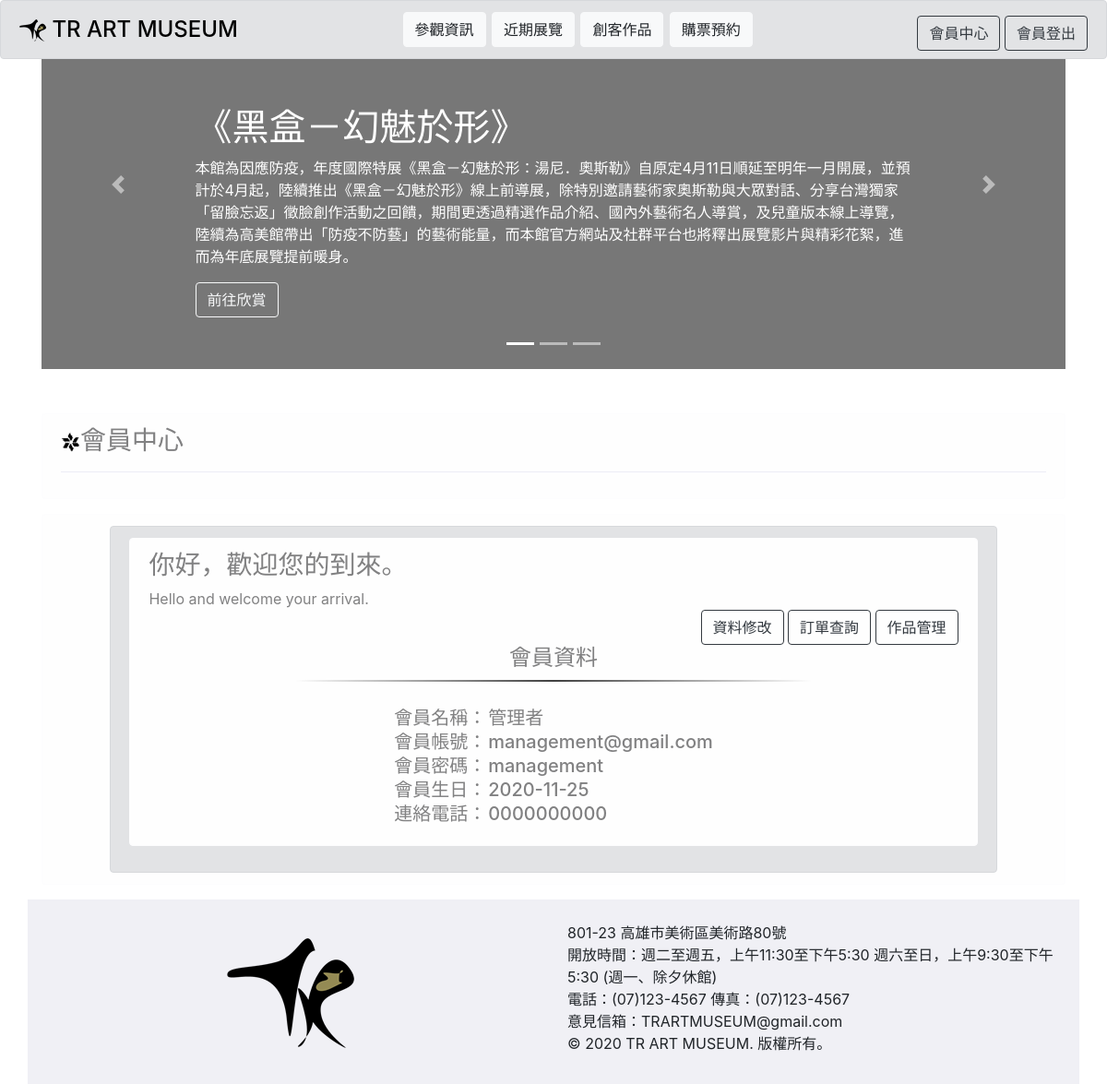
The app's page /page005-2.php (signed in), older data.
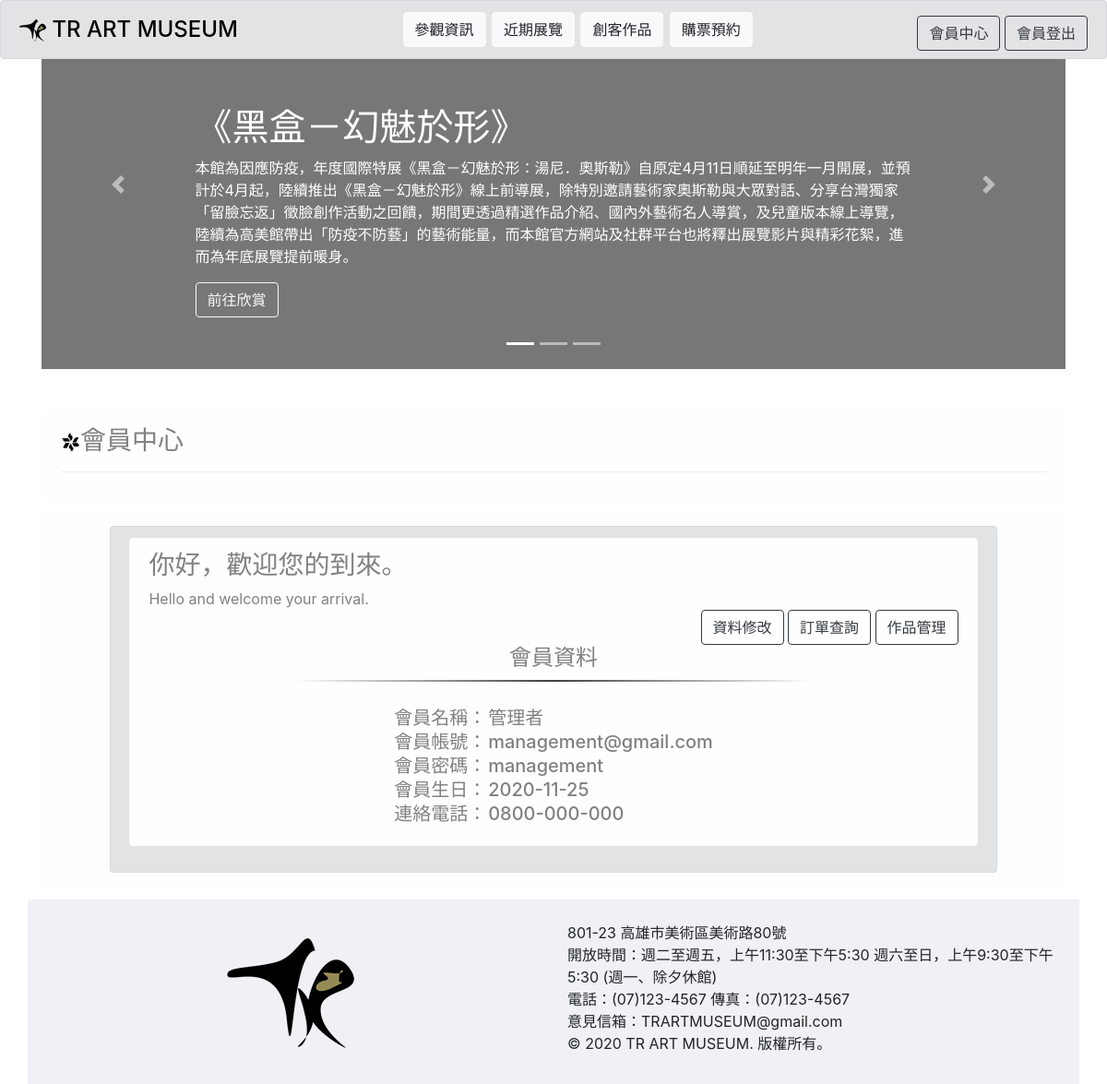
The same page, newer data.
### tables this page shows
CREATE TABLE `mem` (
  `id` int(11) NOT NULL,
  `name` varchar(100) NOT NULL,
  `username` varchar(100) NOT NULL,
  `password` varchar(100) NOT NULL,
  `birth` varchar(100) NOT NULL,
  `phone` varchar(100) NOT NULL
);

### memdata.php (the view, shortened to what this page needs)
<?php
    $id = $_SESSION["user_type"];
       require "includes/db.php";
    $sql = "SELECT * FROM mem WHERE id='$id'";
    $result = $conn->query($sql);
    if ($result->num_rows > 0) {
        while($row = $result->fetch_assoc()) {
            $name = $row["name"];
            $userid = $row["username"];
            $passchk = $row["password"];
            $birth =$row["birth"];
            $phone =$row["phone"];
            echo "<table>";
                echo "<tr><td>會員名稱：</td><td>".$name;
                echo "</td></tr>";
                echo "<tr><td>會員帳號：</td><td>".$userid;
                echo "</td></tr>";
                echo "<tr><td>會員密碼：</td><td>".$passchk;
                echo "</td></tr>";
                echo "<tr><td>會員生日：</td><td>".$birth;
                echo "</td></tr>";
                echo "<tr><td>連絡電話：</td><td>".$phone;
                echo "</td></tr>";
            echo "</table>";
        }
    } else{
        echo "失敗";
    }
?>

Row changes from the older to the newer data that the page shows:
changed mem "管理者": phone "0000000000" → "0800-000-000"
